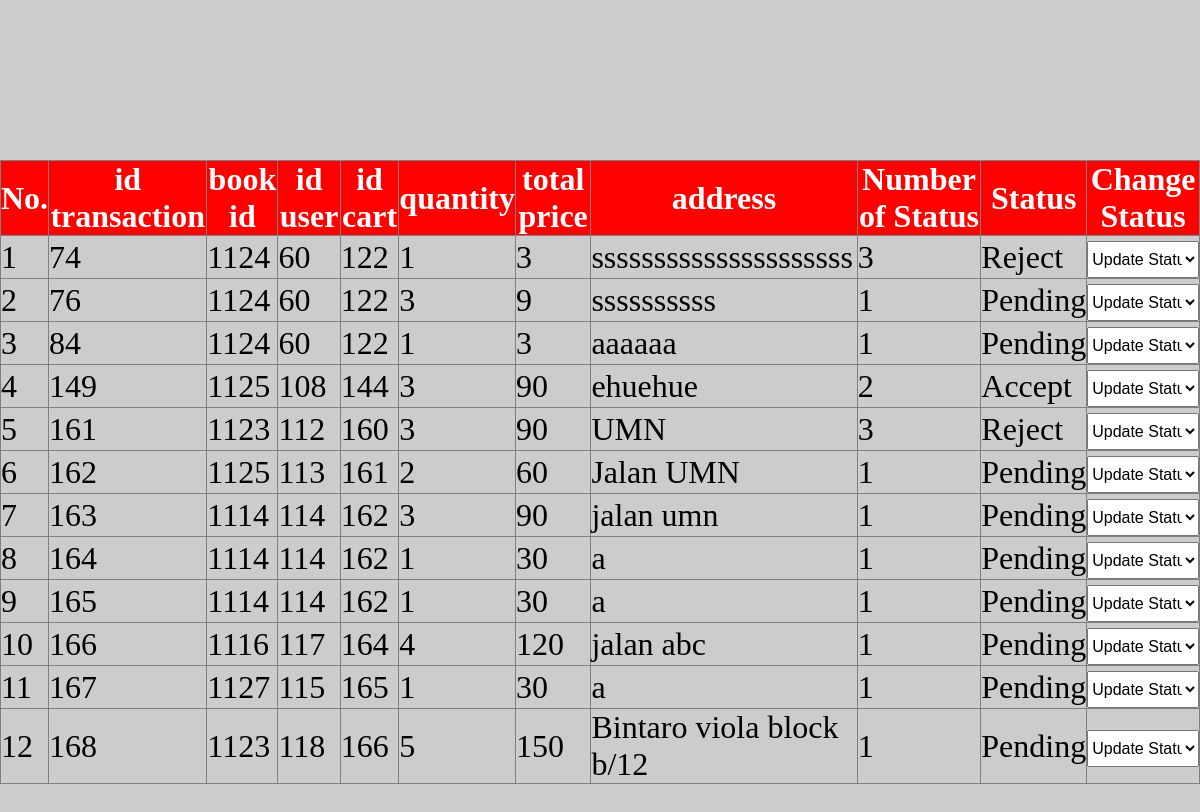
The page /BUAT_UAS_PHP/updatepembayaran/index.php on the database its author committed.
### tables this page shows
CREATE TABLE `transaction_item` (
  `id` int(11) NOT NULL,
  `book_id` int(11) NOT NULL,
  `id_user` int(10) NOT NULL,
  `id_cart` int(11) NOT NULL,
  `qty` int(11) NOT NULL,
  `total_price` int(11) NOT NULL,
  `Address` varchar(250) NOT NULL,
  `status` int(10) NOT NULL DEFAULT 1
);

### BUAT_UAS_PHP/updatepembayaran/index.php (the view, shortened to what this page needs)
<?php
 $servername = "localhost";
$database = "bookoeme_wp377";
$username = "bookoeme_rhei";
$password = "}uYx%h7qVpC7";
$con = mysqli_connect($servername, $username, $password, $database);
mysqli_select_db($con, $database) or die("Database belum siap");
 $sql=mysqli_query($con,"select * from transaction_item");
 ?>
 <!DOCTYPE html>
 <html>
 <head>
 </head>
 <body>
 <div class="container">
      <table border="1">
           <tr>
                <th>No.</th>
                <th>id transaction</th>
                <th>book id</th>
                <th>id user</th>
                <th>id cart</th>
                <th>quantity</th>
                <th>total price</th>
                <th>address</th>
                <th>Number of Status</th>
                <th>Status</th>
                <th>Change Status</th>
           </tr>
           <?php
           $i=1;
           if (mysqli_num_rows($sql)>0) {
                 while ($row=mysqli_fetch_assoc($sql)) { ?>
                 <tr>
                      <td><?php echo $i++ ?></td>
                      <td><?php echo $row['id'] ?></td>
                      <td><?php echo $row['book_id'] ?></td>
                      <td><?php echo $row['id_user'] ?></td>
                      <td><?php echo $row['id_cart'] ?></td>
                      <td><?php echo $row['qty'] ?></td>
                      <td><?php echo $row['total_price'] ?></td>
                      <td><?php echo $row['Address'] ?></td>
                      <td><?php echo $row['status'] ?></td>
                      <td>
                           <?php
                           if ($row['status']==1) {
                                echo "Pending";
                           }if ($row['status']==2) {
                                echo "Accept";
                           }if ($row['status']==3) {
                                echo "Reject";
                           }
                           ?>
                      </td>
                      <td>
                           <select onchange="status_update(this.options[this.selectedIndex].value,'<?php echo $row['id'] ?>')">
                                <option value="">Update Status</option>
                           </select>
                      </td>
                 </tr>
           <?php      }
            } ?>
      </table>
 </div>
 </body>
 </html>

### BUAT_UAS_PHP/updatepembayaran/index.php (style rules this page uses)
* { padding: 0; margin: 0; box-sizing: border-box; }
body { background: #ccc; display: flex; justify-content: center; }
.container { width: 100%; max-width: 1400px; margin: 10rem auto; }
.container table { width: 100%; margin: auto; border-collapse: collapse; font-size: 2rem; }
.container table th { background: red; color: #fff; }
select { width: 100%; padding: 0.5rem 0; font-size: 1rem; }

### rows shown on the page
transaction_item: id "74", book "1124", id_user "60", id_cart "122", qty "1", total_price "3", Address "sssssssssssssssssssss", status "3", shows "Reject"
transaction_item: id "76", book "1124", id_user "60", id_cart "122", qty "3", total_price "9", Address "ssssssssss", status "1", shows "Pending"
transaction_item: id "84", book "1124", id_user "60", id_cart "122", qty "1", total_price "3", Address "aaaaaa", status "1", shows "Pending"
transaction_item: id "149", book "1125", id_user "108", id_cart "144", qty "3", total_price "90", Address "ehuehue", status "2", shows "Accept"
transaction_item: id "161", book "1123", id_user "112", id_cart "160", qty "3", total_price "90", Address "UMN", status "3", shows "Reject"
transaction_item: id "162", book "1125", id_user "113", id_cart "161", qty "2", total_price "60", Address "Jalan UMN", status "1", shows "Pending"
transaction_item: id "163", book "1114", id_user "114", id_cart "162", qty "3", total_price "90", Address "jalan umn", status "1", shows "Pending"
transaction_item: id "164", book "1114", id_user "114", id_cart "162", qty "1", total_price "30", Address "a", status "1", shows "Pending"
transaction_item: id "165", book "1114", id_user "114", id_cart "162", qty "1", total_price "30", Address "a", status "1", shows "Pending"
transaction_item: id "166", book "1116", id_user "117", id_cart "164", qty "4", total_price "120", Address "jalan abc", status "1", shows "Pending"
transaction_item: id "167", book "1127", id_user "115", id_cart "165", qty "1", total_price "30", Address "a", status "1", shows "Pending"
transaction_item: id "168", book "1123", id_user "118", id_cart "166", qty "5", total_price "150", Address "Bintaro viola block b/12", status "1", shows "Pending"
